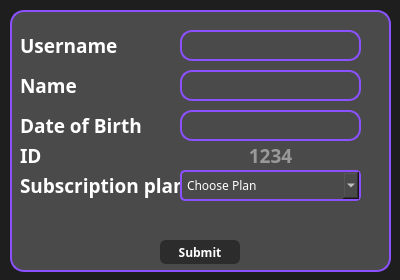
<?xml version="1.0" encoding="UTF-8"?>
<ui version="4.0">
 <class>addMembersClass</class>
 <widget class="QWidget" name="addMembersClass">
  <property name="geometry">
   <rect>
    <x>0</x>
    <y>0</y>
    <width>400</width>
    <height>280</height>
   </rect>
  </property>
  <property name="windowTitle">
   <string>Form</string>
  </property>
  <property name="styleSheet">
   <string notr="true">background-color:#1e1e1e;</string>
  </property>
  <widget class="QLabel" name="label">
   <property name="geometry">
    <rect>
     <x>10</x>
     <y>10</y>
     <width>381</width>
     <height>262</height>
    </rect>
   </property>
   <property name="styleSheet">
    <string notr="true">	background-color: #4A4A4A;
    border: 2px solid #8B50FF ;
    border-radius: 14px;
</string>
   </property>
   <property name="text">
    <string/>
   </property>
  </widget>
  <widget class="QPushButton" name="Submit">
   <property name="geometry">
    <rect>
     <x>160</x>
     <y>240</y>
     <width>80</width>
     <height>24</height>
    </rect>
   </property>
   <property name="font">
    <font>
     <family>Futura</family>
     <bold>true</bold>
    </font>
   </property>
   <property name="styleSheet">
    <string notr="true">QPushButton {
    background-color: #2c2c2c;  
    color: white;
    border: 2px solid #2c2c2c;
    border-radius: 6px;
}

QPushButton:hover {
    background-color: #8B50FF ; 
    border: 2px solid #8B50FF ;
    color: white;
}

QPushButton:pressed {
    background-color: #6F3FCC; 
}</string>
   </property>
   <property name="text">
    <string>Submit</string>
   </property>
  </widget>
  <widget class="QLabel" name="label_2">
   <property name="geometry">
    <rect>
     <x>20</x>
     <y>30</y>
     <width>101</width>
     <height>31</height>
    </rect>
   </property>
   <property name="font">
    <font>
     <family>Futura</family>
     <pointsize>14</pointsize>
     <bold>true</bold>
    </font>
   </property>
   <property name="styleSheet">
    <string notr="true">background-color:transparent;
color:white;</string>
   </property>
   <property name="text">
    <string>Username</string>
   </property>
  </widget>
  <widget class="QLabel" name="label_3">
   <property name="geometry">
    <rect>
     <x>20</x>
     <y>70</y>
     <width>101</width>
     <height>31</height>
    </rect>
   </property>
   <property name="font">
    <font>
     <family>Futura</family>
     <pointsize>14</pointsize>
     <bold>true</bold>
    </font>
   </property>
   <property name="styleSheet">
    <string notr="true">background-color:transparent;
color:white;</string>
   </property>
   <property name="text">
    <string>Name</string>
   </property>
  </widget>
  <widget class="QLabel" name="label_4">
   <property name="geometry">
    <rect>
     <x>20</x>
     <y>110</y>
     <width>121</width>
     <height>31</height>
    </rect>
   </property>
   <property name="font">
    <font>
     <family>Futura</family>
     <pointsize>14</pointsize>
     <bold>true</bold>
    </font>
   </property>
   <property name="styleSheet">
    <string notr="true">background-color:transparent;
color:white;</string>
   </property>
   <property name="text">
    <string>Date of Birth</string>
   </property>
  </widget>
  <widget class="QLabel" name="label_5">
   <property name="geometry">
    <rect>
     <x>20</x>
     <y>140</y>
     <width>121</width>
     <height>31</height>
    </rect>
   </property>
   <property name="font">
    <font>
     <family>Futura</family>
     <pointsize>14</pointsize>
     <bold>true</bold>
    </font>
   </property>
   <property name="styleSheet">
    <string notr="true">background-color:transparent;
color:white;</string>
   </property>
   <property name="text">
    <string>ID</string>
   </property>
  </widget>
  <widget class="QLineEdit" name="USERNAME">
   <property name="geometry">
    <rect>
     <x>180</x>
     <y>30</y>
     <width>181</width>
     <height>31</height>
    </rect>
   </property>
   <property name="font">
    <font>
     <family>DM Serif Display</family>
    </font>
   </property>
   <property name="styleSheet">
    <string notr="true">border: 2px solid #8B50FF;
border-radius: 12px;
background-color: #4A4A4A;
padding-left: 10px;  
color: white;</string>
   </property>
  </widget>
  <widget class="QLabel" name="label_6">
   <property name="geometry">
    <rect>
     <x>20</x>
     <y>170</y>
     <width>161</width>
     <height>31</height>
    </rect>
   </property>
   <property name="font">
    <font>
     <family>Futura</family>
     <pointsize>14</pointsize>
     <bold>true</bold>
    </font>
   </property>
   <property name="styleSheet">
    <string notr="true">background-color:transparent;
color:white;</string>
   </property>
   <property name="text">
    <string>Subscription plan</string>
   </property>
  </widget>
  <widget class="QLineEdit" name="NAME">
   <property name="geometry">
    <rect>
     <x>180</x>
     <y>70</y>
     <width>181</width>
     <height>31</height>
    </rect>
   </property>
   <property name="font">
    <font>
     <family>DM Serif Display</family>
    </font>
   </property>
   <property name="styleSheet">
    <string notr="true">border: 2px solid #8B50FF;
border-radius: 12px;
background-color: #4A4A4A;
padding-left: 10px;  
color: white;</string>
   </property>
  </widget>
  <widget class="QLineEdit" name="DOB">
   <property name="geometry">
    <rect>
     <x>180</x>
     <y>110</y>
     <width>181</width>
     <height>31</height>
    </rect>
   </property>
   <property name="font">
    <font>
     <family>DM Serif Display</family>
    </font>
   </property>
   <property name="styleSheet">
    <string notr="true">border: 2px solid #8B50FF;
border-radius: 12px;
background-color: #4A4A4A;
padding-left: 10px;  
color: white;</string>
   </property>
  </widget>
  <widget class="QComboBox" name="subPlans">
   <property name="geometry">
    <rect>
     <x>180</x>
     <y>170</y>
     <width>181</width>
     <height>31</height>
    </rect>
   </property>
   <property name="font">
    <font>
     <family>DM Serif Display</family>
    </font>
   </property>
   <property name="styleSheet">
    <string notr="true">	color:white;
	padding-left: 5px;
    border-radius: 5px;
    border: 2px solid #8B50FF ;
background-color: #4A4A4A;
text-align: center;</string>
   </property>
   <item>
    <property name="text">
     <string>Choose Plan</string>
    </property>
   </item>
   <item>
    <property name="text">
     <string>Monthly Plan</string>
    </property>
   </item>
   <item>
    <property name="text">
     <string>6-Months Plan</string>
    </property>
   </item>
   <item>
    <property name="text">
     <string>Yearly Plan</string>
    </property>
   </item>
   <item>
    <property name="text">
     <string>Yearly VIP Plan </string>
    </property>
   </item>
  </widget>
  <widget class="QLabel" name="ID">
   <property name="geometry">
    <rect>
     <x>180</x>
     <y>140</y>
     <width>181</width>
     <height>31</height>
    </rect>
   </property>
   <property name="font">
    <font>
     <family>Futura</family>
     <pointsize>14</pointsize>
     <bold>true</bold>
    </font>
   </property>
   <property name="styleSheet">
    <string notr="true">background-color:transparent;
color:#999999;</string>
   </property>
   <property name="text">
    <string>1234</string>
   </property>
   <property name="alignment">
    <set>Qt::AlignmentFlag::AlignCenter</set>
   </property>
  </widget>
  <widget class="QLabel" name="message">
   <property name="geometry">
    <rect>
     <x>70</x>
     <y>210</y>
     <width>261</width>
     <height>20</height>
    </rect>
   </property>
   <property name="font">
    <font>
     <family>Futura</family>
     <pointsize>12</pointsize>
     <bold>true</bold>
    </font>
   </property>
   <property name="styleSheet">
    <string notr="true">background-color:transparent;
color:red;</string>
   </property>
   <property name="text">
    <string/>
   </property>
   <property name="alignment">
    <set>Qt::AlignmentFlag::AlignCenter</set>
   </property>
  </widget>
 </widget>
 <resources/>
 <connections/>
</ui>
